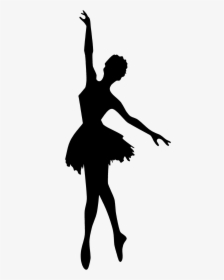
#> input picture TAREA4/bailarina.png, 224 x 280 px
$ python esq_bailarina.py
#> lines starting #> are read from the running program, lines starting #| are printed output that depends on the picture; after the words box and inside, x2 and y2 are one past the last pixel; in counts of white or black regions, pixels touching at a corner belong together
import cv2
import numpy as np

img = cv2.imread("bailarina.png")
#> img is the input picture: shape (280, 224, 3); min 0, max 248, mean 219.3

gray = cv2.cvtColor(img, cv2.COLOR_BGR2GRAY)

_,th = cv2.threshold(gray,127,255,cv2.THRESH_BINARY_INV)
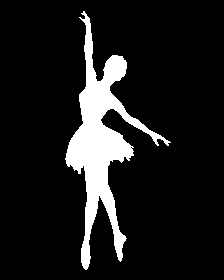
#> th: shape (280, 224); 10.9% white; 1 white region, box (x1, y1, x2, y2) and area: (65, 11, 171, 270) 6833

size = np.size(th)
#> size = 62720
skel = np.zeros(th.shape,np.uint8)

element = cv2.getStructuringElement(cv2.MORPH_CROSS,(3,3))

done = False
img_temp = th.copy()

while not done:
    eroded = cv2.erode(img_temp,element)
    temp = cv2.dilate(eroded,element)
    temp = cv2.subtract(img_temp,temp)
    skel = cv2.bitwise_or(skel,temp)
    img_temp = eroded.copy()

    zeros = size - cv2.countNonZero(img_temp)
    if zeros==size:
        done = True
#> this loop made 29 passes
#> zeros on passes 1 to 12: 56809, 57688, 58502, 59184, 59706, 60129, 60483, 60798, 61079, 61336, 61564, 61750
#> pass 1, `eroded = cv2.erode(img_temp,element)`:
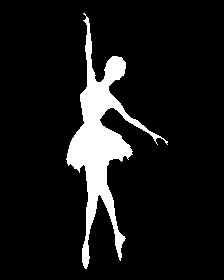
#> eroded: shape (280, 224); 9.4% white; 1 white region, box (x1, y1, x2, y2) and area: (66, 13, 168, 269) 5911
#> pass 1, `temp = cv2.subtract(img_temp,temp)`:
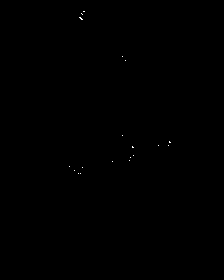
#> temp: shape (280, 224); 0.05% white in thin lines or dots, all inside (x1, y1, x2, y2) = (69, 11, 171, 174)
#> pass 2, `eroded = cv2.erode(img_temp,element)`:
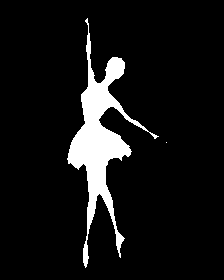
#> eroded: shape (280, 224); 8% white; 2 white regions (1 under 20 px), largest, box (x1, y1, x2, y2) and area: (67, 18, 159, 268) 5031
#> after the loop: eroded: shape (280, 224); every value is 0
#> after the loop:
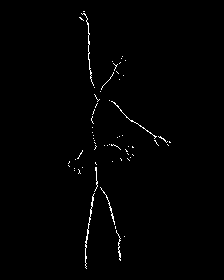
#> skel: shape (280, 224); 0.91% white in thin lines or dots, all inside (x1, y1, x2, y2) = (68, 11, 171, 269)

cv2.imshow("Original Bailarina",img)
cv2.imshow("Preprocesada Bailarina",th)
cv2.imshow("Esqueleto Bailarina",skel)

cv2.waitKey(0)
cv2.destroyAllWindows()

$ run again, with TAREA4/mano.jpeg saved as TAREA4/bailarina.png
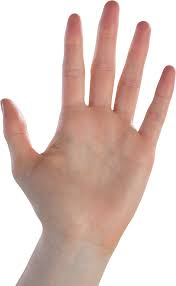
#> input picture TAREA4/mano.jpeg, 176 x 286 px
#> img is the input picture: shape (286, 176, 3); mean B, G, R 189.7, 197.3, 219.6
#> `_,th = cv2.threshold(gray,127,255,cv2.THRESH_BINARY_INV)`:
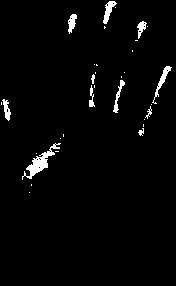
#> th: shape (286, 176); 2.5% white; 32 white regions (21 under 20 px), largest, box (x1, y1, x2, y2) and area: (22, 143, 61, 180) 374, (152, 66, 172, 104) 152, (103, 1, 117, 24) 140
#> size = 50336
#> the loop `while not done:` made 6 passes
#> zeros on passes 1 to 6: 49771, 50120, 50269, 50313, 50331, 50336
#> after the loop `while not done:`:
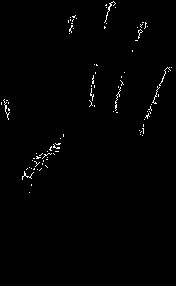
#> skel: shape (286, 176); 0.95% white in thin lines or dots, all inside (x1, y1, x2, y2) = (1, 1, 172, 193)
